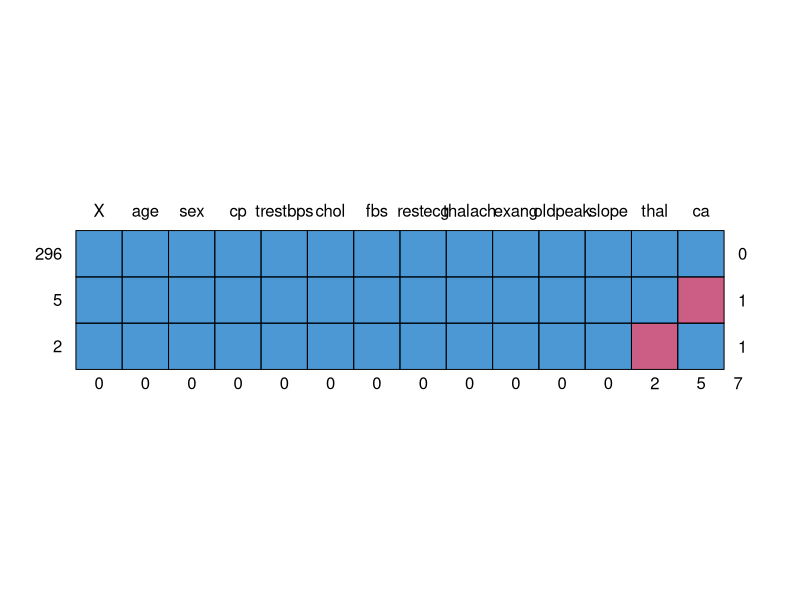
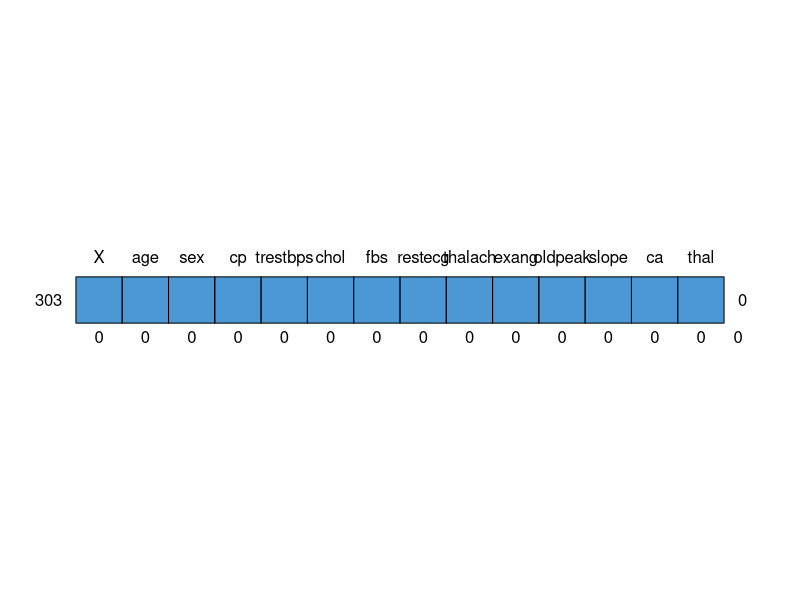
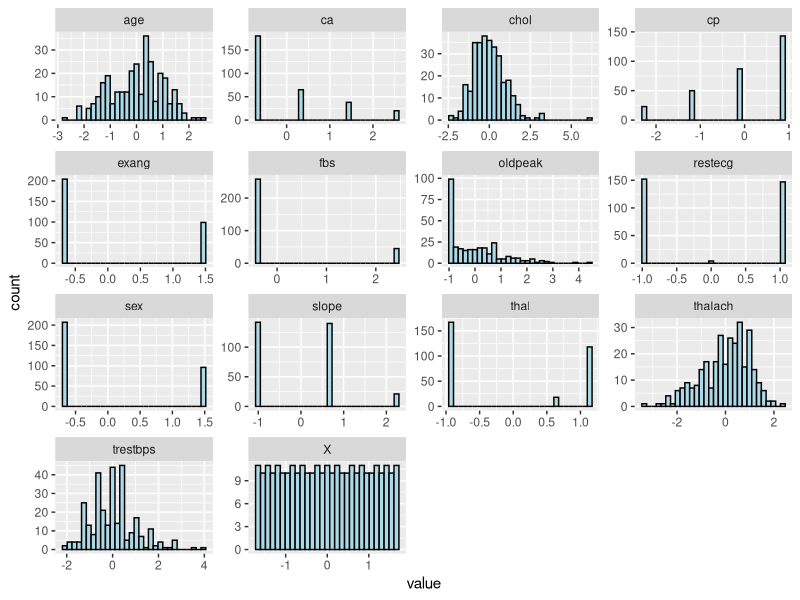
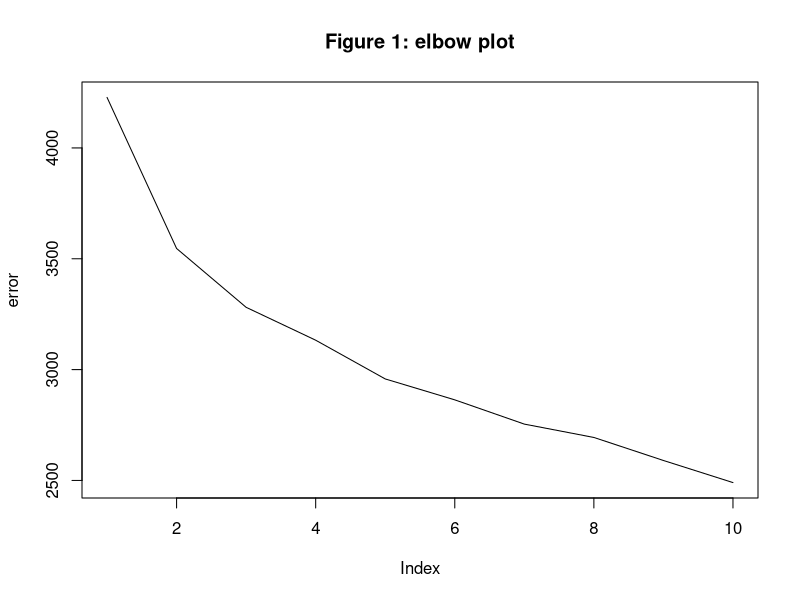
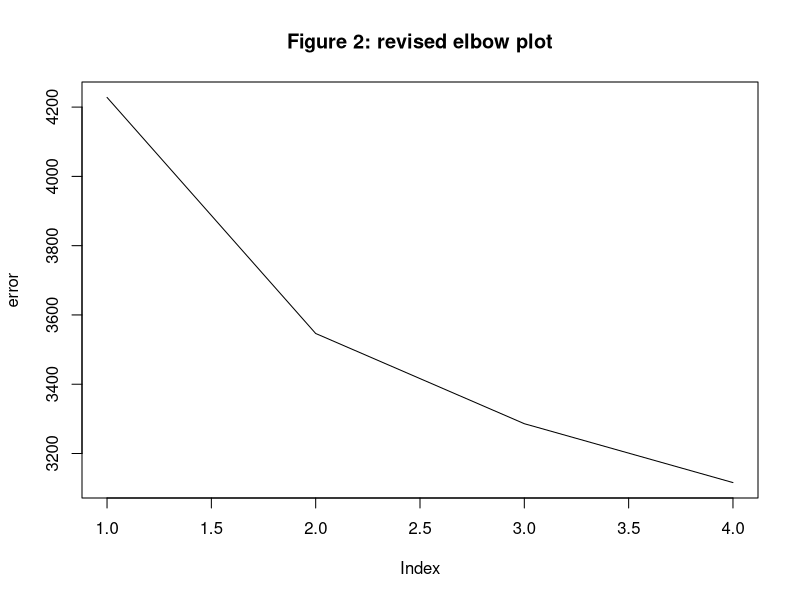
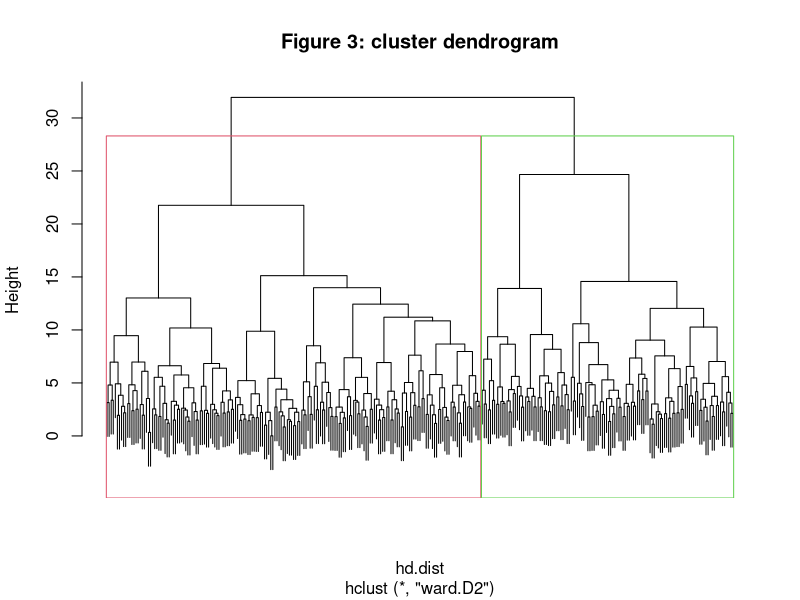
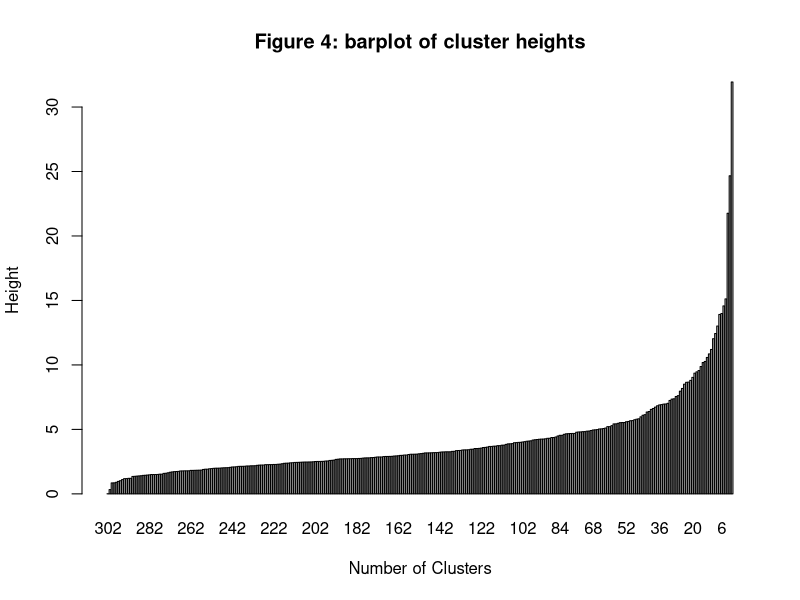

R code for these plots, in order:
## ---- chunk 1
knitr::opts_chunk$set(echo = TRUE)
## ---- chunk 2
library(tidyverse) # For code syntax
library(mice) # For imputation
options(repr.plot.width=20, repr.plot.height=10)
## ---- chunk 3
# Loading the data
data <- read.csv('heart-c.csv')

# Removing the classifier variable
heartdisease <- data %>% select(-num)

# Recoding character variables into numeric
heartdisease$sex <- recode(heartdisease$sex, 
                           "male" = 1, 
                           "female" = 2)
heartdisease$cp <- recode(heartdisease$cp, 
                          "typ_angina" = 1,
                          "atyp_angina" = 2, 
                          "non_anginal" = 3, 
                          "asympt" = 4)
heartdisease$fbs <- recode(heartdisease$fbs, 
                           "f" = 0, 
                           "t" = 1)
heartdisease$restecg <- recode(heartdisease$restecg, 
                               "normal" = 1, 
                               "st_t_wave_abnormality" = 2,
                               "left_vent_hyper" = 3)
heartdisease$exang <- recode(heartdisease$exang, 
                             "no" = 0, 
                             "yes" = 1)
heartdisease$slope <- recode(heartdisease$slope, 
                             "up" = 1,
                             "flat" = 2, 
                             "down" = 3)
heartdisease$thal <- recode(heartdisease$thal, 
                            "normal" = 3, 
                            "fixed_defect" = 6,
                            "reversable_defect" = 7)

# Looking at the missing data
md.pattern(heartdisease) 
## ---- chunk 4
# Imputation
imputedata <- heartdisease
imputedata <- mice(heartdisease, m = 5, method = 'pmm')
imputedata <- complete(imputedata)
## ---- chunk 5
# Checking the data looks okay after imputation
summary(imputedata) 
# And that there are no missing values now
md.pattern(imputedata)

# Scaling the data
hd.scaled <- scale(imputedata) %>% as.data.frame()

# Plotting histograms
hd.scaled %>% gather(attributes, value, 1:ncol(hd.scaled)) %>%
  ggplot(aes(x = value)) +
  geom_histogram(fill = "lightblue", colour = "black") +
  facet_wrap(~attributes, scales = "free")
## ---- chunk 6
cl <- kmeans(hd.scaled, 2)
cl

# Checking the error at different K values and creating an elbow plot
error <- vector()
for (i in 1:10){
  error[i] <- kmeans(hd.scaled,i)$tot.withinss
}

plot(error, type = "l", main = "Figure 1: elbow plot")

# Repeating with smaller increments to create a better elbow plot
error <- vector()
for (i in seq(1, 4, 0.25)){
  error[i] <- kmeans(hd.scaled,i)$tot.withinss
}

plot(error, type = "l", main = "Figure 2: revised elbow plot")
## ---- chunk 7
# Running the hierarchical clustering analysis
set.seed(200)
hd.dist <- dist(hd.scaled)
cluster.wrd <- hclust(d = hd.dist, method = 'ward.D2')

# Plotting the dendrogram, cutting it at k = 2 and plotting coloured lines to show the decided clusters
cut.wrd <- cutree(cluster.wrd, k = 2)
plot(cluster.wrd, labels = FALSE, main = "Figure 3: cluster dendrogram")
rect.hclust(cluster.wrd, k = 2, border = 2:6)

# Using a barplot to check the optimal K value was chosen
barplot(cluster.wrd$height,
        names.arg = (nrow(hd.scaled) - 1):1,
        main = "Figure 4: barplot of cluster heights",
        xlab = "Number of Clusters",
        ylab = "Height")
